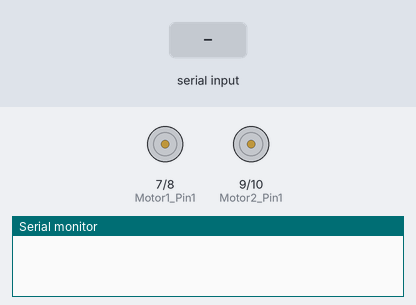
Bench run of a sketch on a simulated Arduino Uno, built with avr-gcc and run on an emulated ATmega328P. On the bench: motor-driver pin pairs drawn as motors (green arrow = first pin HIGH = forward, orange = second pin HIGH = backward, longer = more drive, scaled by the enable pin), the last lines printed to the serial monitor. The inputs (shaded band) are chosen by the test bench.

Above: at 1.2 s.
1.3 s: "30,150\n" received over the second serial link
2.8 s: "q" received over the second serial link
4.3 s: "F90\n" received over the second serial link
At 5.5 s:
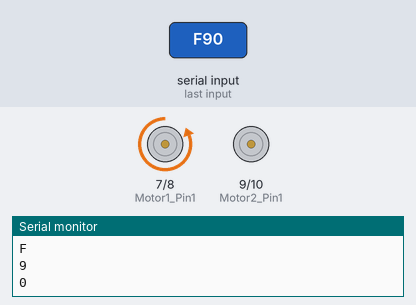
5.8 s: "B90\n" received over the second serial link
At 6.7 s:
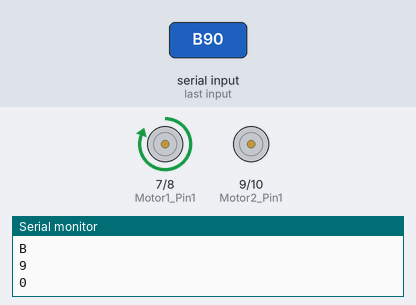
7.3 s: "L90\n" received over the second serial link
At 7.8 s:
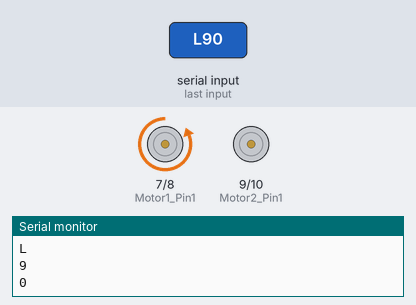
8.8 s: "R90\n" received over the second serial link
At 10.2 s:
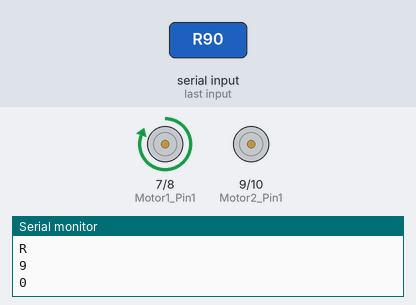
Timing chart, 0 to 11.3 s (numbered marks = the images above; inputs shaded):
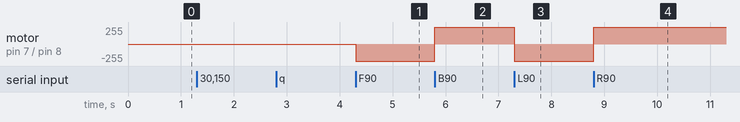

The sketch:

schetch_rc.ino
```cpp
//including the libraries
#include <SoftwareSerial.h> // TX RX software library for bluetooth

#define delayTime 3

//Initializing pins for bluetooth Module
int bluetoothTx = 2; // bluetooth tx to 2 pin
int bluetoothRx = 3; // bluetooth rx to 3 pin
SoftwareSerial bluetooth(bluetoothTx, bluetoothRx);
//Front Motor Pins
int Enable1 = 6;
int Motor1_Pin1 = 7;
int Motor1_Pin2 = 8;
//Back Motor Pins
int Motor2_Pin1 = 9;
int Motor2_Pin2 = 10;
int Enable2 = 11;

char command ; //variable to store the data
int velocity = 0; //Variable to control the speed of motor
void setup()
{
  //Set the baud rate of serial communication and bluetooth module at same rate.
  Serial.begin(9600);
  bluetooth.begin(9600);
  //Setting the L298N, LED and RGB LED pins as output pins.
  pinMode(Motor1_Pin1, OUTPUT);
  pinMode(Motor1_Pin2, OUTPUT);
  pinMode(Enable1, OUTPUT);
  pinMode(Motor2_Pin1, OUTPUT);
  pinMode(Motor2_Pin2, OUTPUT);
  pinMode(Enable2, OUTPUT);

  //Setting the enable and RGB LED pins as HIGH.
  digitalWrite(Enable1, HIGH);
  digitalWrite(Enable2, HIGH);

}
void loop(){

  // FWD EXAMPLE
  /*
      digitalWrite(Motor2_Pin1, LOW);
      digitalWrite(Motor2_Pin2, HIGH);
      digitalWrite(Motor1_Pin1, LOW);
      digitalWrite(Motor1_Pin2, HIGH);
*/
  if(bluetooth.available() > 0){  //Checking if there is some data available or not
    command = bluetooth.read();   //Storing the data in the 'command' variable
    Serial.println(command);      //Printing it on the serial monitor

    //Change pin mode only if new command is different from previous.
    switch(command){
    case 'F':  //Moving the Car Forward   OK
      digitalWrite(Motor2_Pin1, LOW);
      digitalWrite(Motor2_Pin2, HIGH);
      digitalWrite(Motor1_Pin1, LOW);
      digitalWrite(Motor1_Pin2, HIGH);
      break;
    case 'B':  //Moving the Car Backward   -- NG
      digitalWrite(Motor2_Pin1, HIGH);
      digitalWrite(Motor2_Pin2, LOW);
      digitalWrite(Motor1_Pin1, HIGH);
      digitalWrite(Motor1_Pin2, LOW);
      break;
    case 'L':  //Moving the Car Left   -- NG
      digitalWrite(Motor1_Pin1, LOW);
      digitalWrite(Motor1_Pin2, HIGH);
      digitalWrite(Motor2_Pin1, HIGH);
      digitalWrite(Motor2_Pin2, LOW);
      break;
    case 'R':   //Moving the Car Right   --OK
      digitalWrite(Motor1_Pin1, HIGH);
      digitalWrite(Motor1_Pin2, LOW);
      digitalWrite(Motor2_Pin1, LOW);
      digitalWrite(Motor2_Pin2, HIGH);
      break;
    case 'S':   //Stop
      digitalWrite(Motor2_Pin2, LOW);
      digitalWrite(Motor2_Pin1, LOW);
      digitalWrite(Motor1_Pin2, LOW);
      digitalWrite(Motor1_Pin1, LOW);
      break;
      /*
    case 'I':  //Moving the Car Forward right
      digitalWrite(Motor2_Pin2, LOW);
      digitalWrite(Motor2_Pin1, HIGH);
      digitalWrite(Motor1_Pin2, LOW);
      digitalWrite(Motor1_Pin1, HIGH);
      break;
    case 'J':  //Moving the Car backward right
      digitalWrite(Motor1_Pin2, LOW);
      digitalWrite(Motor1_Pin1, HIGH);
      digitalWrite(Motor2_Pin1, LOW);
      digitalWrite(Motor2_Pin2, HIGH);
      break;
    case 'G':  //Moving the Car Forward left
      digitalWrite(Motor2_Pin2, LOW);
      digitalWrite(Motor2_Pin1, HIGH);
      digitalWrite(Motor1_Pin1, LOW);
      digitalWrite(Motor1_Pin2, HIGH);
      break;
    case 'H':  //Moving the Car backward left
      digitalWrite(Motor2_Pin1, LOW);
      digitalWrite(Motor2_Pin2, HIGH);
      digitalWrite(Motor1_Pin1, LOW);
      digitalWrite(Motor1_Pin2, HIGH);
      break;

    case 'x': //Turn ON Everything
    break;
    case 'X': //Turn OFF Everything
    break;
*/

    //Controlling the Speed of Car
    default:  //Get velocity
      if(command=='q'){
        velocity = 255;  //Full velocity
        analogWrite(Enable2, velocity);
      }
      else{
        //Chars '0' - '9' have an integer equivalence of 48 - 57, accordingly.
        if((command >= 48) && (command <= 57)){
          //Subtracting 48 changes the range from 48-57 to 0-9.
          //Multiplying by 25 changes the range from 0-9 to 0-225.
          velocity = (command - 48)*25;
          analogWrite(Enable2, velocity);
        }
      }
    }
  }

}
```

Measured:
- after the input at 4.3 s, motor on pin 7 (Motor1_Pin1) / pin 8 (Motor1_Pin2): stopped → backward 255/255 at once
- after the input at 5.8 s, motor on pin 7 (Motor1_Pin1) / pin 8 (Motor1_Pin2): backward 255/255 → forward 255/255 at once
- after the input at 7.3 s, motor on pin 7 (Motor1_Pin1) / pin 8 (Motor1_Pin2): forward 255/255 → backward 255/255 at once
- after the input at 8.8 s, motor on pin 7 (Motor1_Pin1) / pin 8 (Motor1_Pin2): backward 255/255 → forward 255/255 at once
